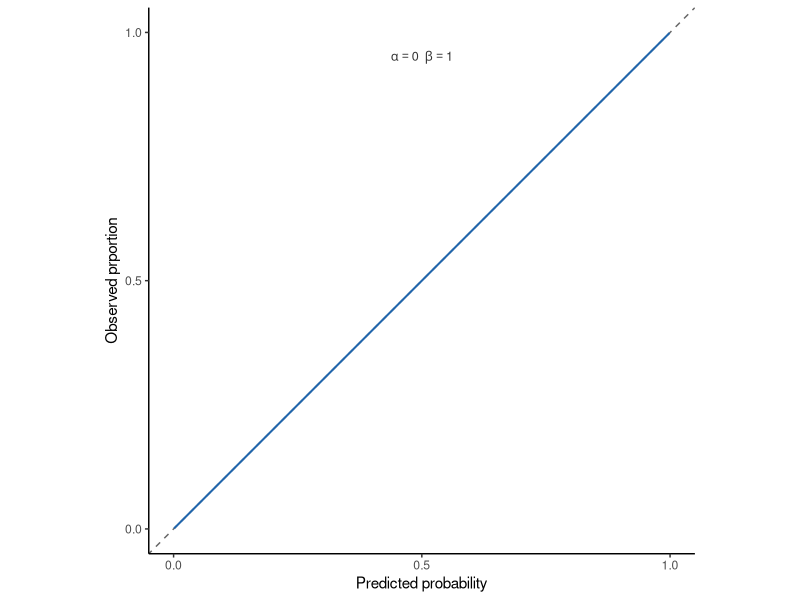
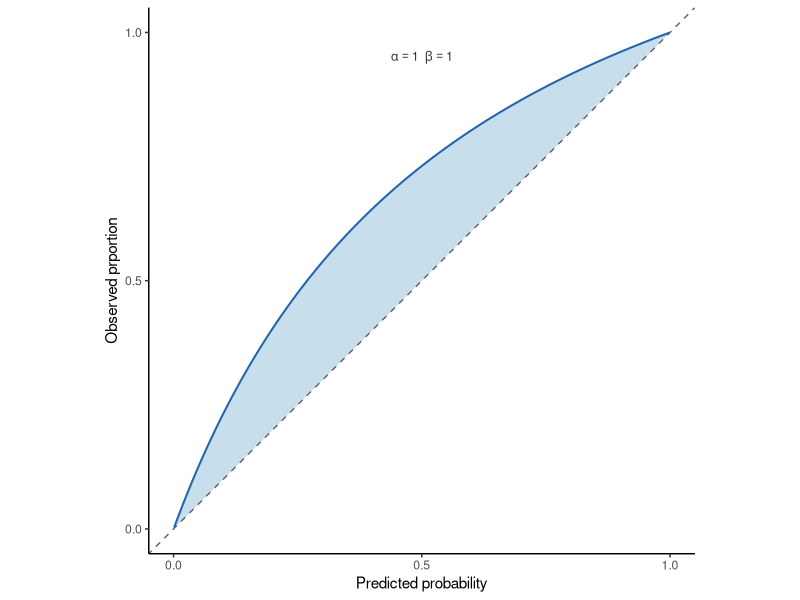
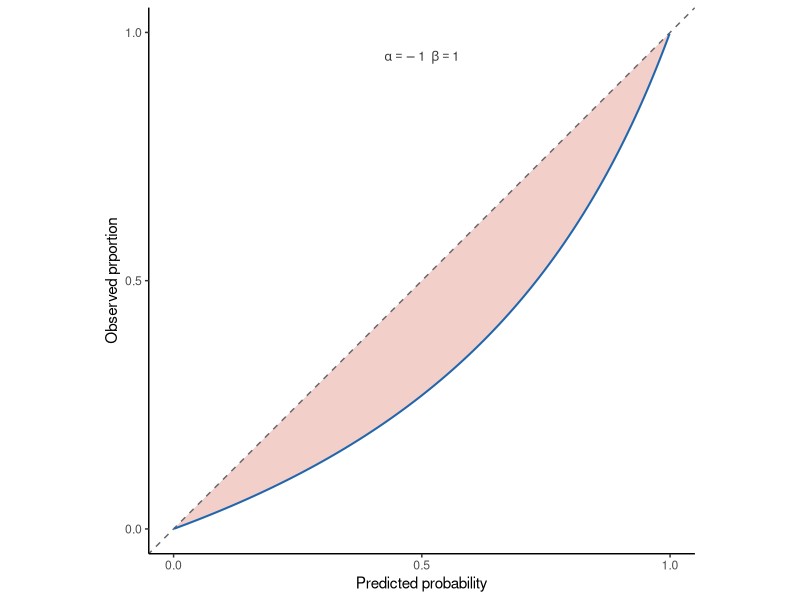
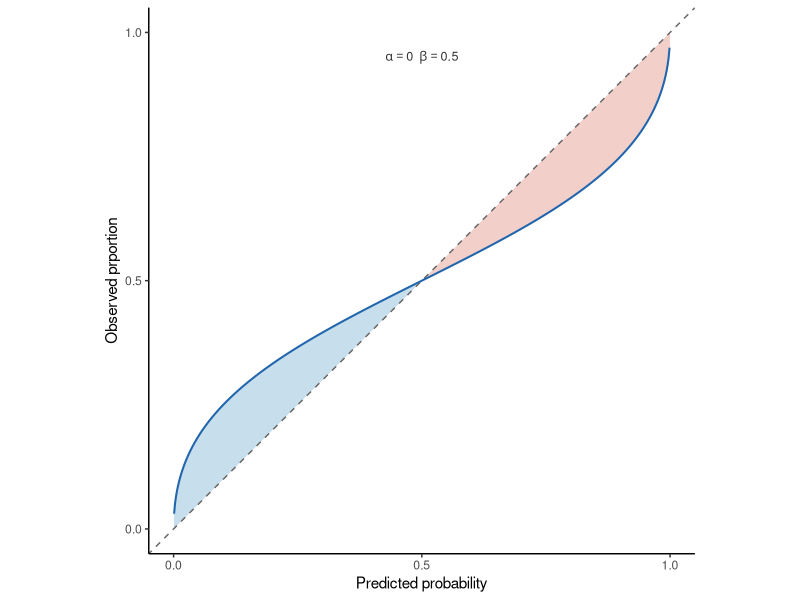
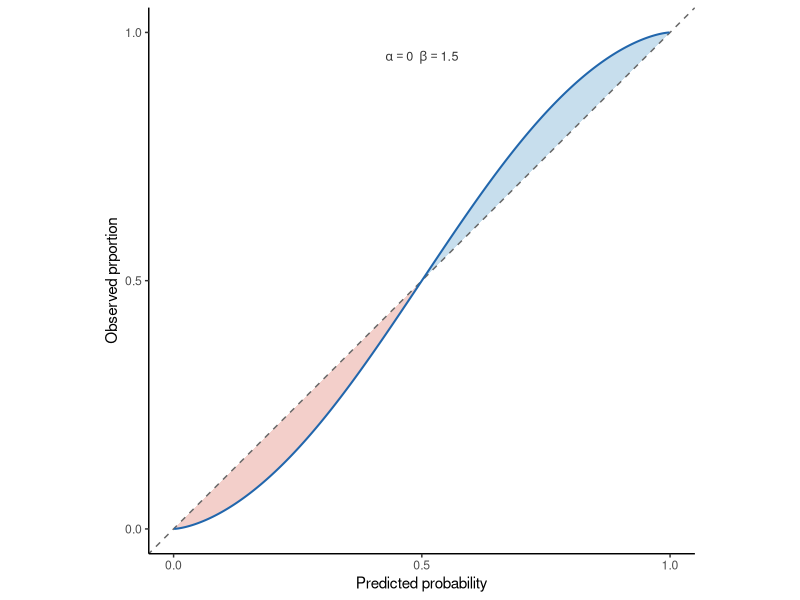
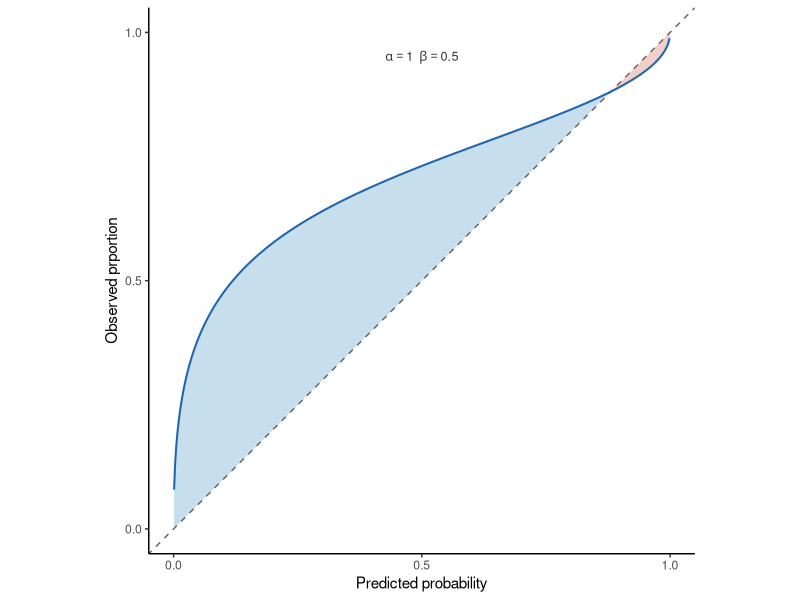
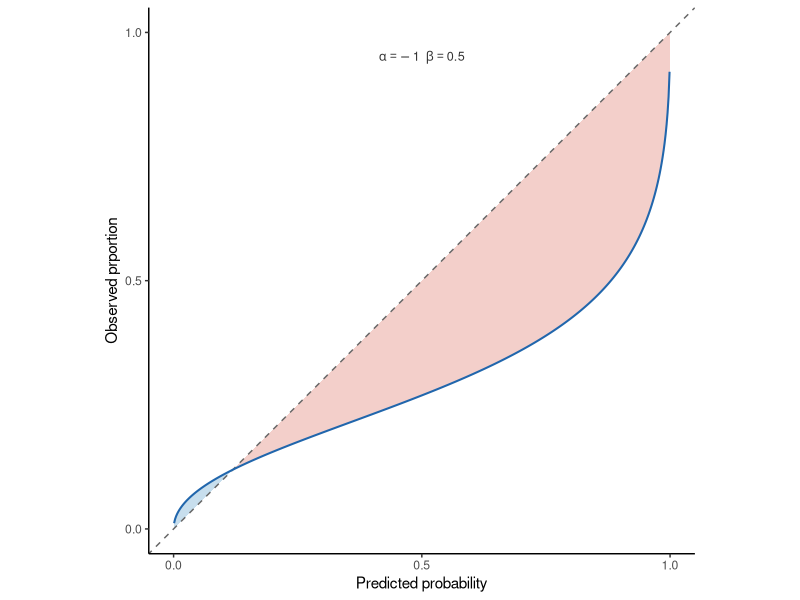
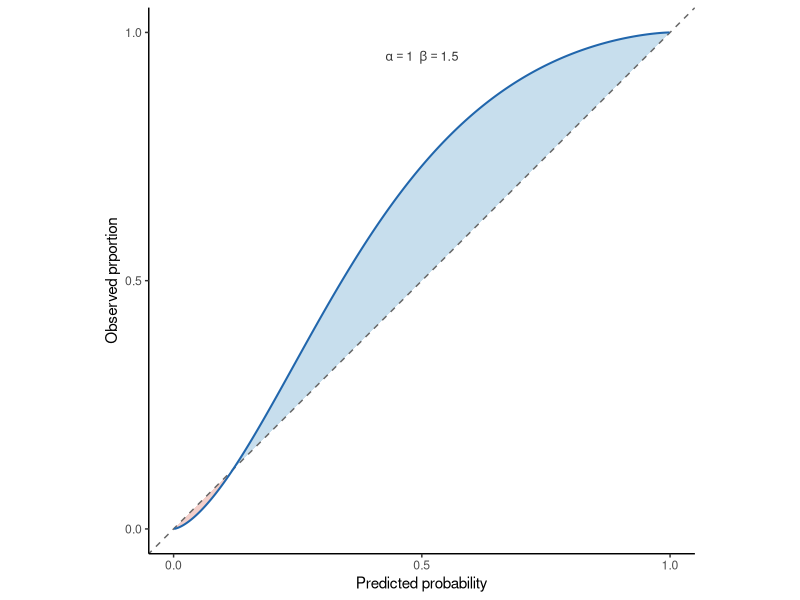

Write the R code that produced these figures, in order.
library(tidyverse)

inv_logit <- \(x) 1 / (1 + exp(-x))

scenarios <- tribble(
  ~alpha, ~beta, ~label,                                                          ~filename,
   0,      1,    'alpha == 0 ~~ beta == 1',                                       "cal_a0_b1",
   1,      1,    'alpha == 1 ~~ beta == 1',                                       "cal_a1_b1",
  -1,      1,    'alpha == -1 ~~ beta == 1',                                      "cal_am1_b1",
   0,      0.5,  'alpha == 0 ~~ beta == 0.5',                                     "cal_a0_b05",
   0,      1.5,  'alpha == 0 ~~ beta == 1.5',                                     "cal_a0_b15",
   1,      0.5,  'alpha == 1 ~~ beta == 0.5',                                     "cal_a1_b05",
  -1,      0.5,  'alpha == -1 ~~ beta == 0.5',                                    "cal_am1_b05",
   1,      1.5,  'alpha == 1 ~~ beta == 1.5',                                     "cal_a1_b15",
  -1,      1.5,  'alpha == -1 ~~ beta == 1.5',                                    "cal_am1_b15"
)

p_pred <- seq(0.001, 0.999, length.out = 500)

for (i in seq_len(nrow(scenarios))) {
  s <- scenarios[i, ]
  curve_df <- tibble(
    p_pred = p_pred,
    p_obs = inv_logit(s$alpha + s$beta * qlogis(p_pred))
  ) |>
    mutate(
      above = p_obs > p_pred,
      obs_above = ifelse(above, p_obs, p_pred),
      obs_below = ifelse(!above, p_obs, p_pred)
    )

  pi <- ggplot(curve_df, aes(x = p_pred)) +
    geom_ribbon(aes(ymin = p_pred, ymax = obs_above), fill = "#4393C3", alpha = 0.3) +
    geom_ribbon(aes(ymin = obs_below, ymax = p_pred), fill = "#D6604D", alpha = 0.3) +
    geom_abline(intercept = 0, slope = 1, linetype = "dashed", color = "grey40") +
    geom_line(aes(y = p_obs), linewidth = 0.7, color = "#2166AC") +
    annotate("text", x = 0.5, y = 0.95, label = parse(text = s$label),
             size = 3.2, color = "grey20") +
    scale_x_continuous(limits = c(0, 1), breaks = c(0, 0.5, 1)) +
    scale_y_continuous(limits = c(0, 1), breaks = c(0, 0.5, 1)) +
    coord_fixed() +
    labs(x = "Predicted probability", y = "Observed prportion") +
    theme_classic(base_size = 11)

  ggsave(paste0("figures/Introduction/", s$filename, ".pdf"), pi,
         width = 3, height = 3, units = "in")
}
